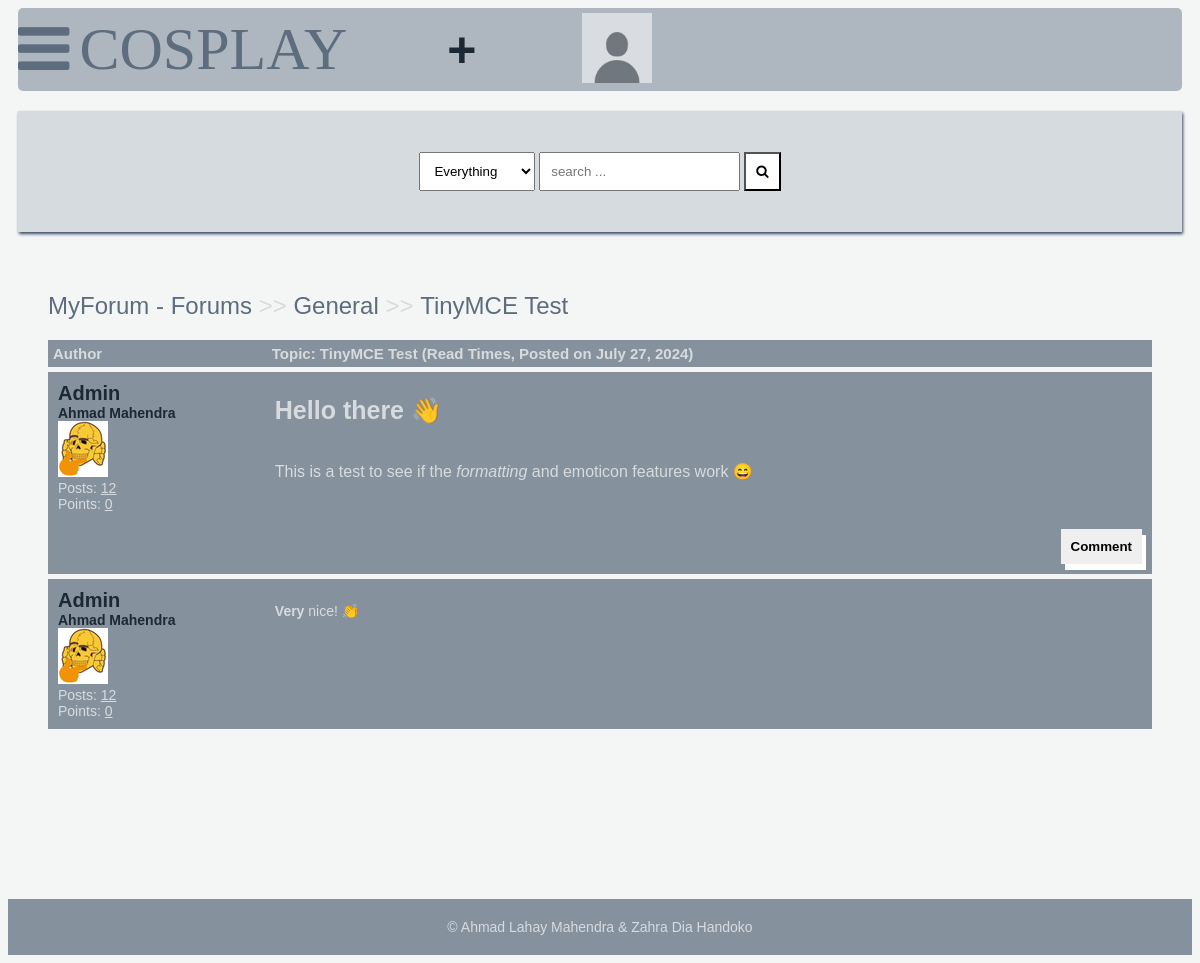
Page /detail/tinymce-test/ (signed in) on the committed database.
### main/models.py (models this page shows, shortened)
class Post(models.Model):
    title = models.CharField(max_length=400) #Title of the Post
    slug = models.SlugField(max_length=400, unique=True, blank=True) #URL version of the Post
    user = models.ForeignKey(Author, on_delete=models.CASCADE) #Link to Author model
    content = HTMLField() #HTML field for the Post's content
    image = models.ImageField(upload_to='post_images', blank=True, null=True) #Image upload function
    categories = models.ManyToManyField(Category) #Many-to-many relationship with Category
    date = models.DateTimeField(auto_now_add=True) #Date Post was created
    approved = models.BooleanField(default=False) #Post approved status (Default = False)
    hit_count_generic = GenericRelation(HitCount, object_id_field='object_pk',
        related_query_name='hit_count_generic_relation'
    ) #Generic relation for Hitcount (Views)
    tags = TaggableManager() #Taggable manager for Tags
    comments = models.ManyToManyField(Comment, blank=True) #Many-to-many relationship with comments
    closed = models.BooleanField(default=False) #Open or closed status of the Post (Default = False)
    state = models.CharField(max_length=40, default="zero") #State of the Post
    def get_url(self):
        return reverse("detail", kwargs={
            "slug":self.slug
        })
    class Meta:
        indexes = [
            models.Index(fields=['date']),
            models.Index(fields=['slug']),
        ]

class Category(models.Model):
    title = models.CharField(max_length=50) #Category title
    slug = models.SlugField(max_length=400, unique=True, blank=True) #URL version of the category
    description = models.TextField(default="description") #Description of the category
    class Meta:
        verbose_name_plural = "categories" #Plural name for Category
    def __str__(self):
        return self.title #String representation of the model
    def get_url(self):
        return reverse("posts", kwargs={
            "slug":self.slug
        })

class Author(models.Model):
    user = models.ForeignKey(User, on_delete=models.CASCADE) #Link to user model
    email = models.EmailField(max_length=254, blank=True, null=False) #Email address of the user/author)
    fullname = models.CharField(max_length=40, blank=True) #Full name of the user/author
    slug = models.SlugField(max_length=400, unique=True, blank=True) #URL version of the name
    bio = HTMLField() #HTML field for author's bio
    points = models.IntegerField(default=0) #Points the author has received
    profile_pic = ResizedImageField(size=[50, 80], quality=100, upload_to="authors", default=None, null=True, blank=True) #Profile image
    @property
    def num_posts(self):
        return Post.objects.filter(user=self).count()

class Comment(models.Model):
    user = models.ForeignKey(Author, on_delete=models.CASCADE) #Link to Author model
    content = models.TextField() #Textfield for Comment content
    date = models.DateTimeField(auto_now_add=True) #Date comment was created
    replies = models.ManyToManyField(Reply, blank=True) #Many-to-many relationship with Reply

### main/views.py (the view, shortened to what this page needs)
# urls.py: path("detail/<slug>/", detail, name="detail"), #URL pattern for the detail view with a slug parameter
def detail(request, slug):
    post = get_object_or_404(Post, slug=slug) #Get the Post slug or return 404
    if request.user.is_authenticated:
        author = Author.objects.get(user=request.user) #Get the Author for the authenticated User
    if "comment-form" in request.POST:
        comment = request.POST.get("comment") #Get the Comment from the form
        new_comment, created = Comment.objects.get_or_create(user=author, content=comment) #Create new Comment
        post.comments.add(new_comment.id) #Add Comment to the Post
    context = {
        "post":post,
        "title": "COSPLAY "+post.title,
    }
    update_views(request, post) #Update view count for the Post
    return render(request, "detail.html", context) #Render the detailed view with the context

### main/context_processors.py (called while the page is built, shortened)
def searchFunction(request):
    search_context = {}  #Initialize an empty dictionary for the search context
    posts = Post.objects.all()  #Retrieve all posts from the database
    return search_context  #Return the search context

### main/utils.py (called while the page is built)
def update_views(request, object):
    context = {} #Initialize empty context
    hit_count = get_hitcount_model().objects.get_for_object(object) #Get or create the hit count object for the given object
    hits = hit_count.hits #Retrieve the current number of hits (Views)
    hitcontext = context["hitcount"] = {"pk": hit_count.pk} #Store the hit count primary key in the context
    hit_count_response = HitCountMixin.hit_count(request, hit_count) #Update the hit count using the HitCountMixin
    if hit_count_response.hit_counted:
        hits = hits+1 #Increment the hit count
        hitcontext["hitcounted"] = hit_count_response.hit_counted #Add hit counted status to the context
        hitcontext["hit_message"] = hit_count_response.hit_message #Add hit message to the context
        hitcontext["total_hits"] = hits #Add the total hits to the context

### templates/detail.html (shortened to what this page needs)
{% extends 'base.html' %}
{% load hitcount_tags %}
{% load static %}
{% block content %}
    <div class="container">
        <div class="navigate">
            <span><a href="{% url 'home' %}">MyForum - Forums</a> >> <a href="{{post.categories.all.0.get_url}}">{{post.categories.all.0}}</a> >> <a href="{{post.get_url}}">{{post.title}}</a></span>
        </div>
        <div class="topic-container">
            <div class="head">
                <div class="authors">Author</div>
                <div class="content">Topic: {{post.title}} (Read {% get_hit_count for post %} Times, Posted on {{post.date|date}})</div>
            </div>
            <div class="body">
                <div class="authors">
                    <div class="username"><a href="">{{post.user.user|title}}</a></div>
                    <div><a href="">{{post.user.fullname|title}}</a></div>
                    <img src="{% if post.user.profile_pic %}{{ post.user.profile_pic.url }}{% else %}{% static 'default-profile-pic.jpg' %}{% endif %}" alt="Profile Picture">
                    <div>Posts: <u>{{post.user.num_posts}}</u></div>
                    <div>Points: <u>{{post.user.points}}</u></div>
                </div>
                <div class="content">
                    {{post.content|safe}}
                    <br>
                    <br>
                    <div class="comment">
                        <button onclick="showComment()">Comment</button>
                    </div>
                </div>
            </div>
        </div>
        {% for comment in post.comments.all %}
        <div class="comments-container">
            <div class="body">
                <div class="authors">
                    <div class="username"><a href="">{{post.user.user|title}}</a></div>
                    <div><a href="">{{post.user.fullname|title}}</a></div>
                    <img src="{% if comment.user.profile_pic %}{{ comment.user.profile_pic.url }}{% else %}{% static 'default-profile-pic.jpg' %}{% endif %}" alt="Profile Picture">
                    <div>Posts: <u>{{comment.user.num_posts}}</u></div>
                    <div>Points: <u>{{comment.user.points}}</u></div>
                </div>
                <div class="content">
                    {{comment.content|safe}}
                    <br>
                </div>
            </div>
        </div>
        {% endfor %}
    </div>
    {% endblock content %}

### static/css/style.css (style rules this page uses)
* { box-sizing: border-box; }
html { font-size: 14px; font-family: 'Titillium Web', sans-serif; background-color:#F4F6F6; color:#D7DBDD; }
a { color:#1c2833; font-weight: bolder; text-decoration: none; }
.container { margin: 20px; padding: 20px; }
.navigate { margin-block: 20px; font-weight: lighter; font-size: 24px; }
.navigate a { color: #5D6D7E; }
.head { display: flex; background-color: #85929E; padding: 5px; font-weight: bold; font-size: 15px; }
.authors { flex: 20%; }
.content { flex: 80%; }
.body { display: flex; background-color: #85929E; padding: 10px; margin-top: 5px; }
.body .authors .username { font-size: 20px; }
.body .authors img { max-width: 50px; max-height: 80px; }
.body .content .comment button { border:none; padding:10px; font-weight: bolder; box-shadow: 4px 6px #fff; cursor: pointer; float: right; }

### rows in the picture
Post: categories.all.0 "General", title "TinyMCE Test", date "July 27, 2024", user.user "Admin", user.fullname "Ahmad Mahendra", user.profile_pic (picture), user.num_posts "12", user.points "0", content "Hello there 👋 This is a test to see if the formatting and emoticon features work 😄"
Comment: user.profile_pic (picture), user.num_posts "12", user.points "0", content "Very nice! 👏"
